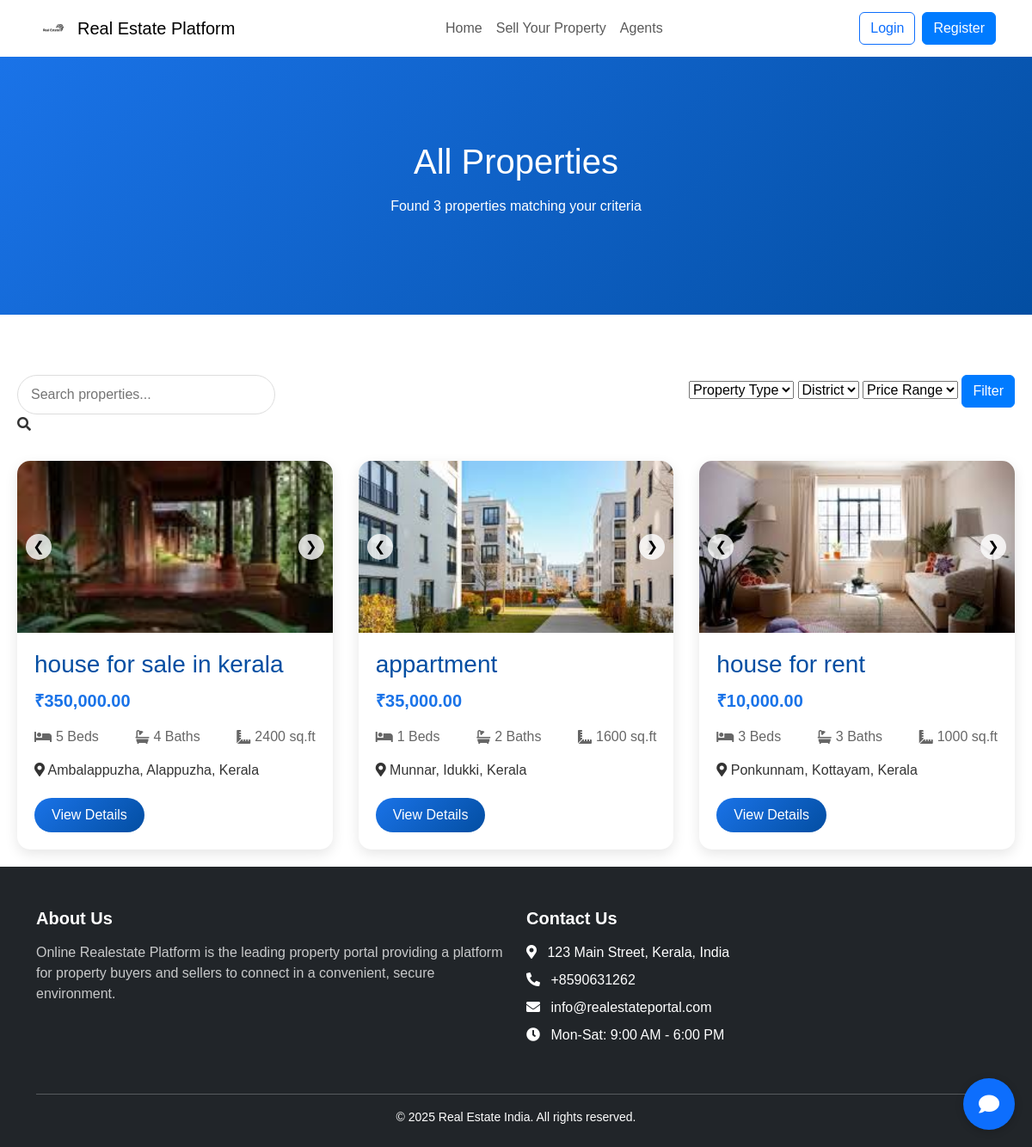
The app's page /properties/property_list/ with its own data.
### properties/models.py (models this page shows, shortened)
class PropertyImage(models.Model):
    property = models.ForeignKey(Property, on_delete=models.CASCADE, related_name='images')
    image = models.ImageField(upload_to='property_images/')

class Property(models.Model):
    agent = models.ForeignKey(Agent, on_delete=models.CASCADE, related_name='properties', null=True, blank=True)
    user = models.ForeignKey(User, on_delete=models.CASCADE, related_name='properties')
    location = models.ForeignKey('Location', on_delete=models.CASCADE, related_name='properties')
    title = models.CharField(max_length=100)
    description = models.TextField()
    property_type = models.CharField(
        max_length=20,
        choices=[
            ('house', 'House'),
            ('apartment', 'Apartment'),
            ('land', 'Land'),
            ('commercial', 'Commercial')
        ]
    )
    type = models.CharField(
        max_length=20,
        choices=[
            ('sale', 'For Sale'),
            ('rent', 'For Rent'),
            ('lease', 'For Lease'),
        ]
    )
    price = models.DecimalField(max_digits=15, decimal_places=2)
    bedrooms = models.IntegerField(default=0)
    bathrooms = models.IntegerField(default=0)
    area_sqft = models.IntegerField(default=0)
    status = models.CharField(
        max_length=20,
        choices=[
            ('available', 'Available'),
            ('sold', 'Sold'),
            ('pending', 'Pending')
        ],
        default='available'
    )
    created_at = models.DateTimeField(default=timezone.now)
    updated_at = models.DateTimeField(auto_now=True)

class Location(models.Model):
    state = models.CharField(max_length=100)
    district = models.CharField(max_length=100)
    area = models.CharField(max_length=100)
    class Meta:
        unique_together = ('state', 'district', 'area')
    def __str__(self):
        return f"{self.area}, {self.district}, {self.state}"

### properties/views.py (the view)
# urls.py: path('property_list/', views.property_list, name='property_list'),
def property_list(request):
    properties = Property.objects.all()
    return render(request, 'properties/property_list.html', {'properties': properties})

### properties/templates/properties/property_list.html (shortened to what this page needs)
{% extends 'base.html' %}
{% load humanize %}
{% block content %}
<div class="hero-section">
    <div class="hero-content">
        <h1>
            {% if property_for == 'for_sale' %}
                Properties for Sale
            {% elif property_for == 'for_rent' %}
                Properties for Rent
            {% elif property_for == 'for_lease' %}
                Properties for Lease
            {% else %}
                All Properties
            {% endif %}
        </h1>
        <p>Found {{ properties|length }} properties matching your criteria</p>
    </div>
</div>
<div class="container property-container">
    <div class="filter-bar">
        <form action="{% url 'property_list' %}" method="get" class="w-100 d-flex justify-content-between">
            <div class="search-box">
                <input type="text" name="search" placeholder="Search properties..." value="{{ search_query }}">
                <i class="fas fa-search"></i>
            </div>
            <div class="filter-options">
                <select name="property_type">
                    <option value="">Property Type</option>
                </select>
                <select name="district">
                    <option value="">District</option>
                </select>
                <select name="price_range">
                    <option value="">Price Range</option>
                </select>
                <button type="submit" class="btn btn-primary">Filter</button>
            </div>
        </form>
    </div>
    <div class="property-grid">
        {% for property in properties %}
        <div class="property-card">
            <div class="image-slider">
                {% if property.images.all %}
                    {% for image in property.images.all %}
                    <div class="slide">
                        <img src="{{ image.image.url }}" alt="{{ property.title }}">
                    </div>
                    {% endfor %}
                {% else %}
                    <div class="slide">
                        <img src="https://via.placeholder.com/400x300" alt="No Image Available">
                    </div>
                {% endif %}
                <div class="slider-nav">
                    <button class="prev">❮</button>
                    <button class="next">❯</button>
                </div>
            </div>
            <div class="property-info">
                <h3>{{ property.title }}</h3>
                <div class="price">₹{{ property.price|intcomma }}</div>
                <div class="details">
                    <span><i class="fas fa-bed"></i> {{ property.bedrooms }} Beds</span>
                    <span><i class="fas fa-bath"></i> {{ property.bathrooms }} Baths</span>
                    <span><i class="fas fa-ruler-combined"></i> {{ property.area_sqft }} sq.ft</span>
                </div>
                <p class="location"><i class="fas fa-map-marker-alt"></i> {{ property.location }}</p>
                <div class="property-footer">
                    <a href="{% url 'property_detail' property.pk %}" class="view-details">View Details</a>
                </div>
            </div>
        </div>
        {% empty %}
        <div class="no-properties">
            <i class="fas fa-home"></i>
            <p>No properties match your search criteria. Try adjusting your filters.</p>
            <a href="{% url 'home' %}" class="btn btn-primary mt-3">Return to Home</a>
        </div>
        {% endfor %}
    </div>
</div>
{% endblock %}

### templates/base.html (shortened to what this page needs)
<!DOCTYPE html>
<html lang="en">
<head>
    <link href="https://cdn.jsdelivr.net/npm/bootstrap@5.3.0-alpha1/dist/css/bootstrap.min.css" rel="stylesheet">
    <link rel="stylesheet" href="https://cdnjs.cloudflare.com/ajax/libs/font-awesome/5.15.4/css/all.min.css">
    {% load static %}
    <link rel="stylesheet" href="{% static 'css/property_details.css' %}">
    <link rel="stylesheet" href="{% static 'css/chat.css' %}">
</head>
<body>
    <nav class="navbar navbar-expand-lg navbar-light bg-white sticky-top">
        <div class="container">
            <a class="navbar-brand d-flex align-items-center" href="/">
                <img src="{% static 'images/logo.jpg' %}" alt="Real Estate " height="40" class="me-2">
                <span>Real Estate Platform</span>
            </a>
            <div class="collapse navbar-collapse" id="navbarNav">
                <ul class="navbar-nav ms-auto me-auto">
                    <li class="nav-item">
                        <a class="nav-link" href="/">Home</a>
                    </li>
                    <li class="nav-item">
                        <a class="nav-link" href="{% url 'sell_property' %}">Sell Your Property</a>
                    </li>
                    <li class="nav-item">
                        <a class="nav-link" href="{% url 'approved_agents_list' %}">Agents</a>
                    </li>
                </ul>
                <div class="d-flex">
                    {% if user.is_authenticated %}
                    <a href="{% url 'user_dashboard' %}" class="btn btn-outline-primary me-2">Profile</a>
                    <a href="{% url 'logout' %}" class="btn btn-outline-danger">Logout</a>
                    {% else %}
                    <a href="{% url 'login' %}" class="btn btn-outline-primary me-2">Login</a>
                    <a href="{% url 'register' %}" class="btn btn-primary">Register</a>
                    {% endif %}
                </div>
            </div>
        </div>
    </nav>
    {% block content %}
    {% endblock %}
<footer class="footer bg-dark text-white pt-5 pb-4">
    <div class="container">
        <div class="row">
            <div class="col-lg-6 col-md-12 mb-4">
                <h5 class="fw-bold mb-3">About Us</h5>
                <p class="opacity-75">
                    Online Realestate Platform is the leading property portal providing a platform for property buyers and sellers to connect in a convenient, secure environment.
                </p>
            </div>
            <div class="col-lg-6 col-md-12 mb-4">
                <h5 class="fw-bold mb-3">Contact Us</h5>
                <ul class="list-unstyled">
                    <li class="mb-2"><i class="fas fa-map-marker-alt me-2"></i> 123 Main Street, Kerala, India</li>
                    <li class="mb-2"><i class="fas fa-phone-alt me-2"></i> +8590631262</li>
                    <li class="mb-2"><i class="fas fa-envelope me-2"></i> info@realestateportal.com</li>
                    <li><i class="fas fa-clock me-2"></i> Mon-Sat: 9:00 AM - 6:00 PM</li>
                </ul>
            </div>
        </div>
        <hr class="border-light" />
        <div class="text-center small">
            © 2025 Real Estate India. All rights reserved.
        </div>
    </div>
</footer>
    <div id="chatbot-widget">
        <button id="chat-toggle"><i class="fas fa-comment"></i></button>
    </div>
    {% load static %}
</body>
</html>

### properties/static/css/property_details.css (style rules this page uses)
body { font-family: 'Arial', sans-serif; background: #ffffff; margin: 0; padding: 0; color: #333; }

### properties/static/css/chat.css (style rules this page uses)
.btn-primary { background-color: #007bff; border-color: #007bff; }

### templates/base.html (style rules this page uses)
#chatbot-widget { position: fixed; bottom: 20px; right: 20px; z-index: 1000; }
#chat-toggle { width: 60px; height: 60px; border-radius: 50%; background-color: #0d6efd; color: white; border: none; cursor: pointer; font-size: 24px; box-shadow: 0 2px 10px rgba(0, 0, 0, 0.2); display: flex; align-items: center; justify-content: center; transition: all 0.3s ease; }

### properties/templates/properties/property_list.html (style rules this page uses)
:root { --primary-color: #1a73e8; --secondary-color: #034ea2; --gradient-start: #1a73e8; --gradient-end: #034ea2; }
.hero-section { height: 300px; background: linear-gradient(135deg, var(--gradient-start), var(--gradient-end)); display: flex; align-items: center; justify-content: center; text-align: center; color: white; margin-bottom: 50px; }
.hero-content h1 { font-size: 2.5rem; margin-bottom: 1rem; }
.property-container { max-width: 1200px; margin: 0 auto; padding: 20px; }
.filter-bar { display: flex; justify-content: space-between; margin-bottom: 30px; }
.search-box { position: relative; width: 300px; }
.search-box input { width: 100%; padding: 10px 40px 10px 15px; border: 1px solid #ddd; border-radius: 25px; }
.property-grid { display: grid; grid-template-columns: repeat(auto-fill, minmax(300px, 1fr)); gap: 30px; }
.property-card { background: white; border-radius: 15px; overflow: hidden; box-shadow: 0 5px 15px rgba(0,0,0,0.1); transition: transform 0.3s ease, box-shadow 0.3s ease; }
.image-slider { position: relative; height: 200px; }
.slide img { width: 100%; height: 200px; object-fit: cover; }
.slider-nav button { position: absolute; top: 50%; transform: translateY(-50%); background: rgba(255,255,255,0.8); border: none; width: 30px; height: 30px; border-radius: 50%; cursor: pointer; }
.slider-nav .prev { left: 10px; }
.slider-nav .next { right: 10px; }
.property-info { padding: 20px; }
.property-info h3 { margin: 0 0 10px 0; color: var(--secondary-color); }
.price { font-size: 1.25rem; font-weight: bold; color: var(--primary-color); margin-bottom: 15px; }
.details { display: flex; justify-content: space-between; margin-bottom: 15px; }
.details span { display: flex; align-items: center; gap: 5px; color: #666; }
.property-footer { display: flex; justify-content: space-between; align-items: center; margin-top: 20px; }
.view-details { padding: 8px 20px; background: linear-gradient(135deg, var(--gradient-start), var(--gradient-end)); color: white; text-decoration: none; border-radius: 25px; transition: transform 0.2s ease; }

### records on screen
Property: title "house for sale in kerala", price "350,000.00", bedrooms "5", bathrooms "4", area_sqft "2400", location "Ambalappuzha, Alappuzha, Kerala"
PropertyImage: image (picture)
Property: title "appartment", price "35,000.00", bedrooms "1", bathrooms "2", area_sqft "1600", location "Munnar, Idukki, Kerala"
PropertyImage: image (picture)
Property: title "house for rent", price "10,000.00", bedrooms "3", bathrooms "3", area_sqft "1000", location "Ponkunnam, Kottayam, Kerala"
PropertyImage: image (picture)

### other values on screen
{{ properties|length }} "3"
